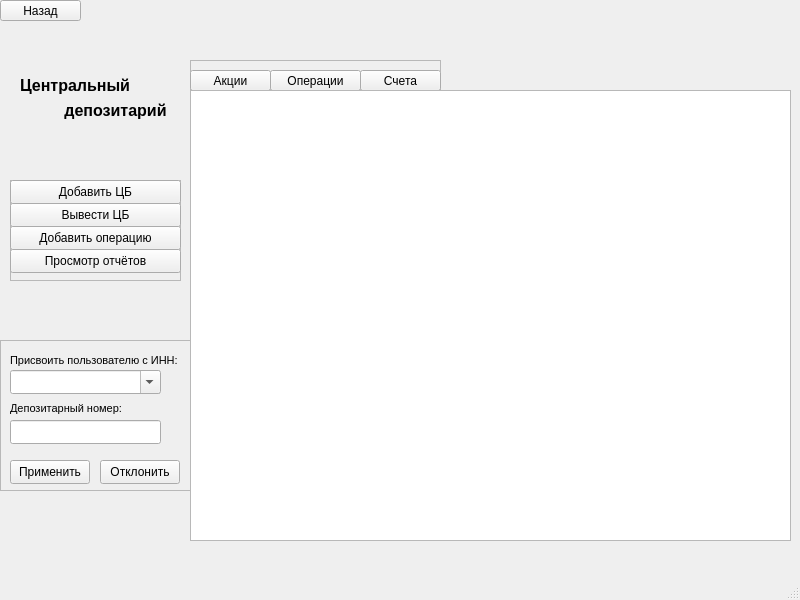
<?xml version="1.0" encoding="UTF-8"?>
<ui version="4.0">
 <class>centrdepwindow</class>
 <widget class="QMainWindow" name="centrdepwindow">
  <property name="geometry">
   <rect>
    <x>0</x>
    <y>0</y>
    <width>800</width>
    <height>600</height>
   </rect>
  </property>
  <property name="windowTitle">
   <string>MainWindow</string>
  </property>
  <widget class="QWidget" name="centralwidget">
   <widget class="QLabel" name="lblUserType">
    <property name="geometry">
     <rect>
      <x>20</x>
      <y>60</y>
      <width>121</width>
      <height>51</height>
     </rect>
    </property>
    <property name="font">
     <font>
      <pointsize>12</pointsize>
      <bold>true</bold>
     </font>
    </property>
    <property name="acceptDrops">
     <bool>false</bool>
    </property>
    <property name="text">
     <string>Центральный</string>
    </property>
   </widget>
   <widget class="QFrame" name="frame">
    <property name="geometry">
     <rect>
      <x>190</x>
      <y>60</y>
      <width>251</width>
      <height>31</height>
     </rect>
    </property>
    <property name="frameShape">
     <enum>QFrame::Shape::StyledPanel</enum>
    </property>
    <property name="frameShadow">
     <enum>QFrame::Shadow::Raised</enum>
    </property>
    <widget class="QPushButton" name="btnStocks">
     <property name="geometry">
      <rect>
       <x>0</x>
       <y>10</y>
       <width>81</width>
       <height>21</height>
      </rect>
     </property>
     <property name="text">
      <string>Акции</string>
     </property>
    </widget>
    <widget class="QPushButton" name="btnOperations">
     <property name="geometry">
      <rect>
       <x>80</x>
       <y>10</y>
       <width>91</width>
       <height>21</height>
      </rect>
     </property>
     <property name="text">
      <string>Операции</string>
     </property>
    </widget>
    <widget class="QPushButton" name="btnAccounts">
     <property name="geometry">
      <rect>
       <x>170</x>
       <y>10</y>
       <width>81</width>
       <height>21</height>
      </rect>
     </property>
     <property name="text">
      <string>Счета</string>
     </property>
    </widget>
   </widget>
   <widget class="QFrame" name="frame_2">
    <property name="geometry">
     <rect>
      <x>10</x>
      <y>180</y>
      <width>171</width>
      <height>101</height>
     </rect>
    </property>
    <property name="frameShape">
     <enum>QFrame::Shape::StyledPanel</enum>
    </property>
    <property name="frameShadow">
     <enum>QFrame::Shadow::Raised</enum>
    </property>
    <widget class="QPushButton" name="btnStockAppend">
     <property name="geometry">
      <rect>
       <x>0</x>
       <y>0</y>
       <width>171</width>
       <height>24</height>
      </rect>
     </property>
     <property name="font">
      <font>
       <pointsize>9</pointsize>
      </font>
     </property>
     <property name="text">
      <string>Добавить ЦБ</string>
     </property>
     <property name="autoRepeatDelay">
      <number>333</number>
     </property>
    </widget>
    <widget class="QPushButton" name="btnStockDelete">
     <property name="geometry">
      <rect>
       <x>0</x>
       <y>23</y>
       <width>171</width>
       <height>24</height>
      </rect>
     </property>
     <property name="text">
      <string>Вывести ЦБ</string>
     </property>
    </widget>
    <widget class="QPushButton" name="btnOperationAppend">
     <property name="geometry">
      <rect>
       <x>0</x>
       <y>46</y>
       <width>171</width>
       <height>24</height>
      </rect>
     </property>
     <property name="text">
      <string>Добавить операцию</string>
     </property>
    </widget>
    <widget class="QPushButton" name="btnReport">
     <property name="geometry">
      <rect>
       <x>0</x>
       <y>69</y>
       <width>171</width>
       <height>24</height>
      </rect>
     </property>
     <property name="text">
      <string>Просмотр отчётов</string>
     </property>
    </widget>
   </widget>
   <widget class="QPushButton" name="btnBack">
    <property name="geometry">
     <rect>
      <x>0</x>
      <y>0</y>
      <width>81</width>
      <height>21</height>
     </rect>
    </property>
    <property name="text">
     <string>Назад</string>
    </property>
   </widget>
   <widget class="QLabel" name="label">
    <property name="geometry">
     <rect>
      <x>60</x>
      <y>100</y>
      <width>111</width>
      <height>20</height>
     </rect>
    </property>
    <property name="font">
     <font>
      <pointsize>12</pointsize>
      <bold>true</bold>
     </font>
    </property>
    <property name="text">
     <string> депозитарий</string>
    </property>
   </widget>
   <widget class="QTableWidget" name="tblOutput">
    <property name="geometry">
     <rect>
      <x>190</x>
      <y>90</y>
      <width>601</width>
      <height>451</height>
     </rect>
    </property>
   </widget>
   <widget class="QFrame" name="frmDepoInit">
    <property name="geometry">
     <rect>
      <x>0</x>
      <y>340</y>
      <width>191</width>
      <height>151</height>
     </rect>
    </property>
    <property name="frameShape">
     <enum>QFrame::Shape::StyledPanel</enum>
    </property>
    <property name="frameShadow">
     <enum>QFrame::Shadow::Raised</enum>
    </property>
    <widget class="QComboBox" name="comboBox">
     <property name="geometry">
      <rect>
       <x>10</x>
       <y>30</y>
       <width>151</width>
       <height>24</height>
      </rect>
     </property>
     <property name="editable">
      <bool>true</bool>
     </property>
    </widget>
    <widget class="QLineEdit" name="edtDepoNum">
     <property name="geometry">
      <rect>
       <x>10</x>
       <y>80</y>
       <width>151</width>
       <height>24</height>
      </rect>
     </property>
     <property name="maxLength">
      <number>4</number>
     </property>
    </widget>
    <widget class="QLabel" name="lblDepo">
     <property name="geometry">
      <rect>
       <x>10</x>
       <y>60</y>
       <width>141</width>
       <height>16</height>
      </rect>
     </property>
     <property name="font">
      <font>
       <pointsize>8</pointsize>
      </font>
     </property>
     <property name="text">
      <string>Депозитарный номер:</string>
     </property>
    </widget>
    <widget class="QLabel" name="lblINN">
     <property name="geometry">
      <rect>
       <x>10</x>
       <y>10</y>
       <width>181</width>
       <height>20</height>
      </rect>
     </property>
     <property name="font">
      <font>
       <pointsize>8</pointsize>
      </font>
     </property>
     <property name="text">
      <string>Присвоить пользователю с ИНН:</string>
     </property>
    </widget>
    <widget class="QPushButton" name="btnDepoInit">
     <property name="geometry">
      <rect>
       <x>10</x>
       <y>120</y>
       <width>80</width>
       <height>24</height>
      </rect>
     </property>
     <property name="text">
      <string>Применить</string>
     </property>
    </widget>
    <widget class="QPushButton" name="btnReject">
     <property name="geometry">
      <rect>
       <x>100</x>
       <y>120</y>
       <width>80</width>
       <height>24</height>
      </rect>
     </property>
     <property name="text">
      <string>Отклонить</string>
     </property>
    </widget>
   </widget>
  </widget>
  <widget class="QMenuBar" name="menubar">
   <property name="geometry">
    <rect>
     <x>0</x>
     <y>0</y>
     <width>800</width>
     <height>21</height>
    </rect>
   </property>
  </widget>
  <widget class="QStatusBar" name="statusbar"/>
 </widget>
 <resources/>
 <connections/>
</ui>
